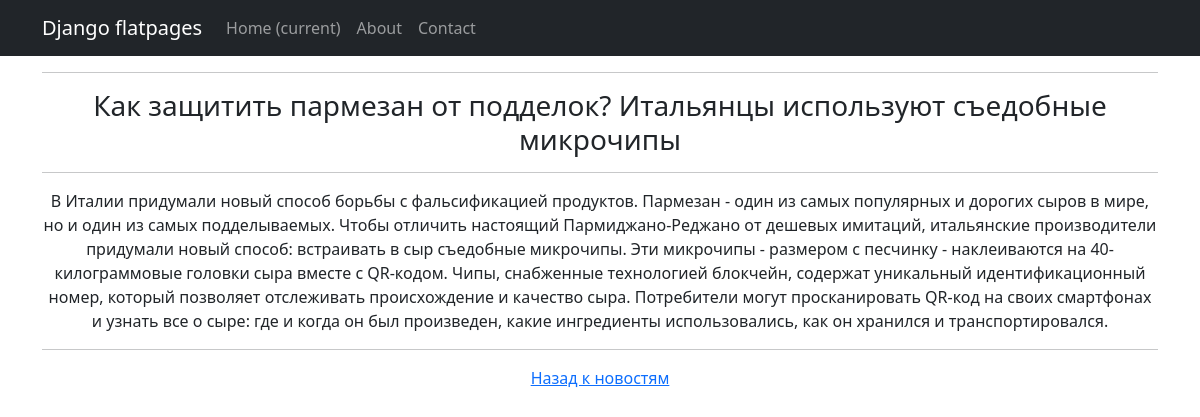
/news/6, run on the app's committed database.
### news/models.py (models this page shows, shortened)
class Post(models.Model):
    author = models.ForeignKey(Author, on_delete=models.CASCADE)
    NEWS = 'NW'
    ARTICLE = 'AR'
    REVIEW = 'RW'
    INTERVIEW = 'IW'
    CATEGORY_CHOISES = (
        (NEWS, "Новость"),
        (ARTICLE, "Статья"),
        (REVIEW, "Обзор"),
        (INTERVIEW, "Интервью")
    )
    categoryType = models.CharField(max_length=2, choices=CATEGORY_CHOISES, default=ARTICLE)
    dateCreation = models.DateTimeField(auto_now_add=True)
    postCategory = models.ManyToManyField(Category, through='PostCategory')
    title = models.CharField(max_length=128)
    text = models.TextField()
    rating = models.SmallIntegerField(default=0)

### news/views.py (the view)
# urls.py: path('<int:pk>', NewsDetail.as_view(), name='post_detail'),
class NewsDetail(DetailView):
    model = Post
    template_name = 'item.html'
    context_object_name = 'item'
    name = 'post_detail'

### news/templatetags/censor_filter.py (called while the page is built)
@register.filter()
def censor(sentence):
    text = sentence.split()
    for i, word in enumerate(text):
        if word in bad_words:
            text[i] = word[0] + '***'
    return ' '.join(text)

### news/templates/news/item.html (shortened to what this page needs)
{% extends 'default.html' %}
{% load censor_filter %}
{% block content %}
<hr>
<h3>{{ item.title|censor }}</h3>
<hr>
<p>{{ item.text }}</p>
<hr>
<a href="http://127.0.0.1:8000/news/">Назад к новостям</a>
{% endblock content %}

### data on the page
Post: title|censor "Как защитить пармезан от подделок? Итальянцы используют съедобные микрочипы", text "В Италии придумали новый способ борьбы с фальсификацией продуктов. Пармезан - один из самых популярных и дорогих сыров в мире, но и один из самых подделываемых. Чтобы отличить настоящий Пармиджано-Реджано от дешевых имитаций, итальянские производители придумали новый способ: встраивать в сыр съедобные микрочипы. Эти микрочипы - размером с песчинку - наклеиваются на 40-килограммовые головки сыра вместе с QR-кодом. Чипы, снабженные технологией блокчейн, содержат уникальный идентификационный номер, который позволяет отслеживать происхождение и качество сыра. Потребители могут просканировать QR-код на своих смартфонах и узнать все о сыре: где и когда он был произведен, какие ингредиенты…"
